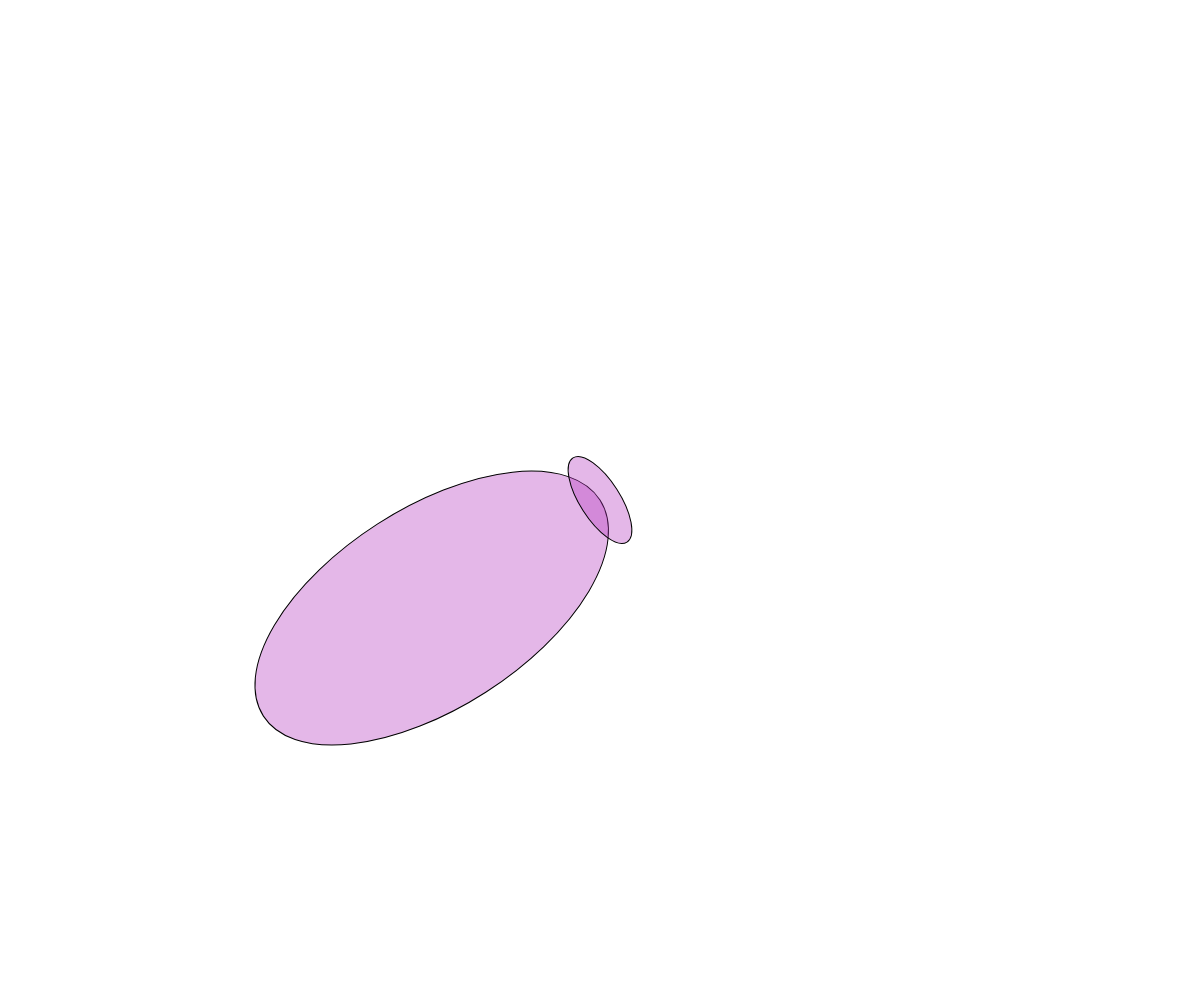
Frame 1 (no input)
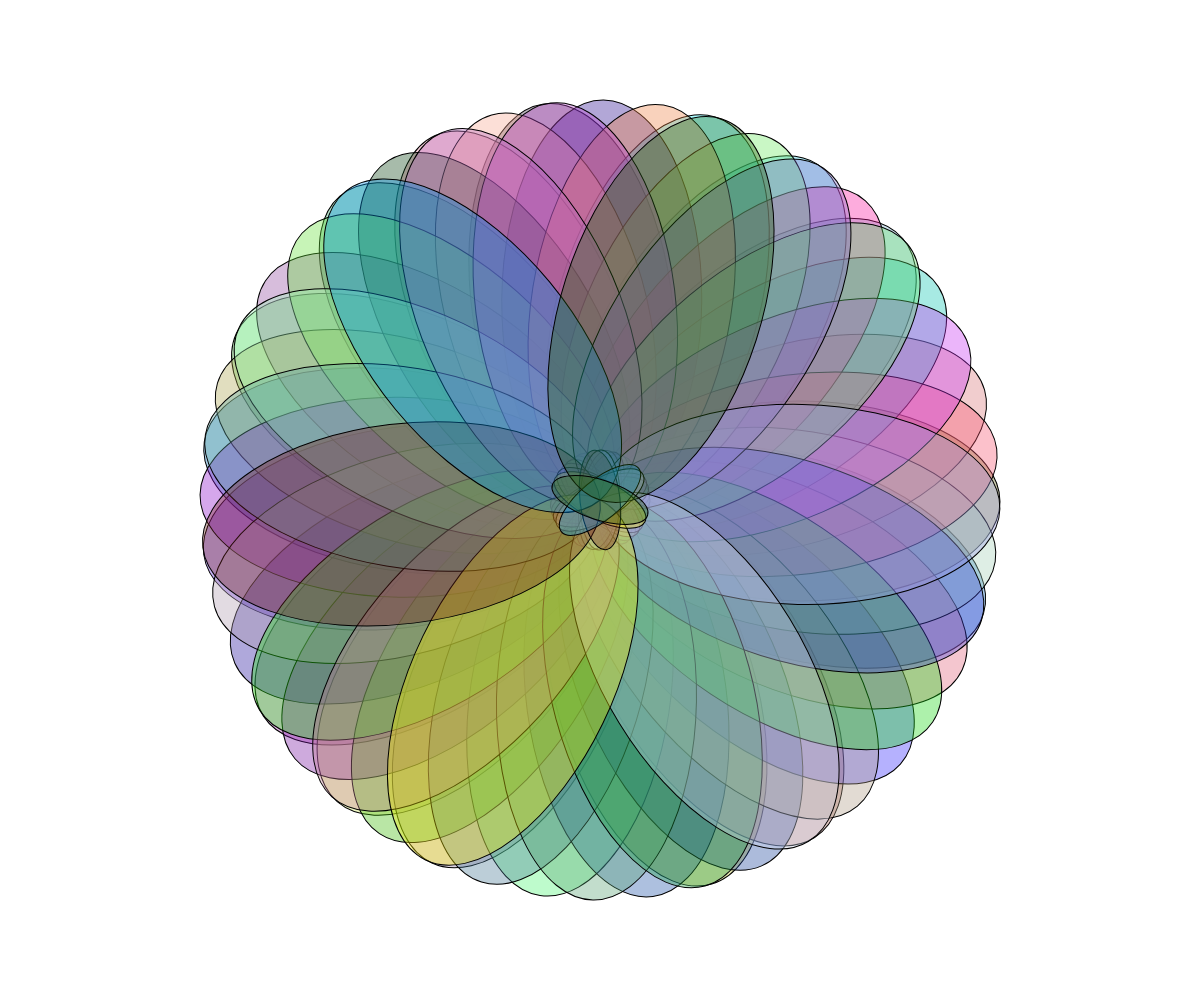
Frame 60 (no input)
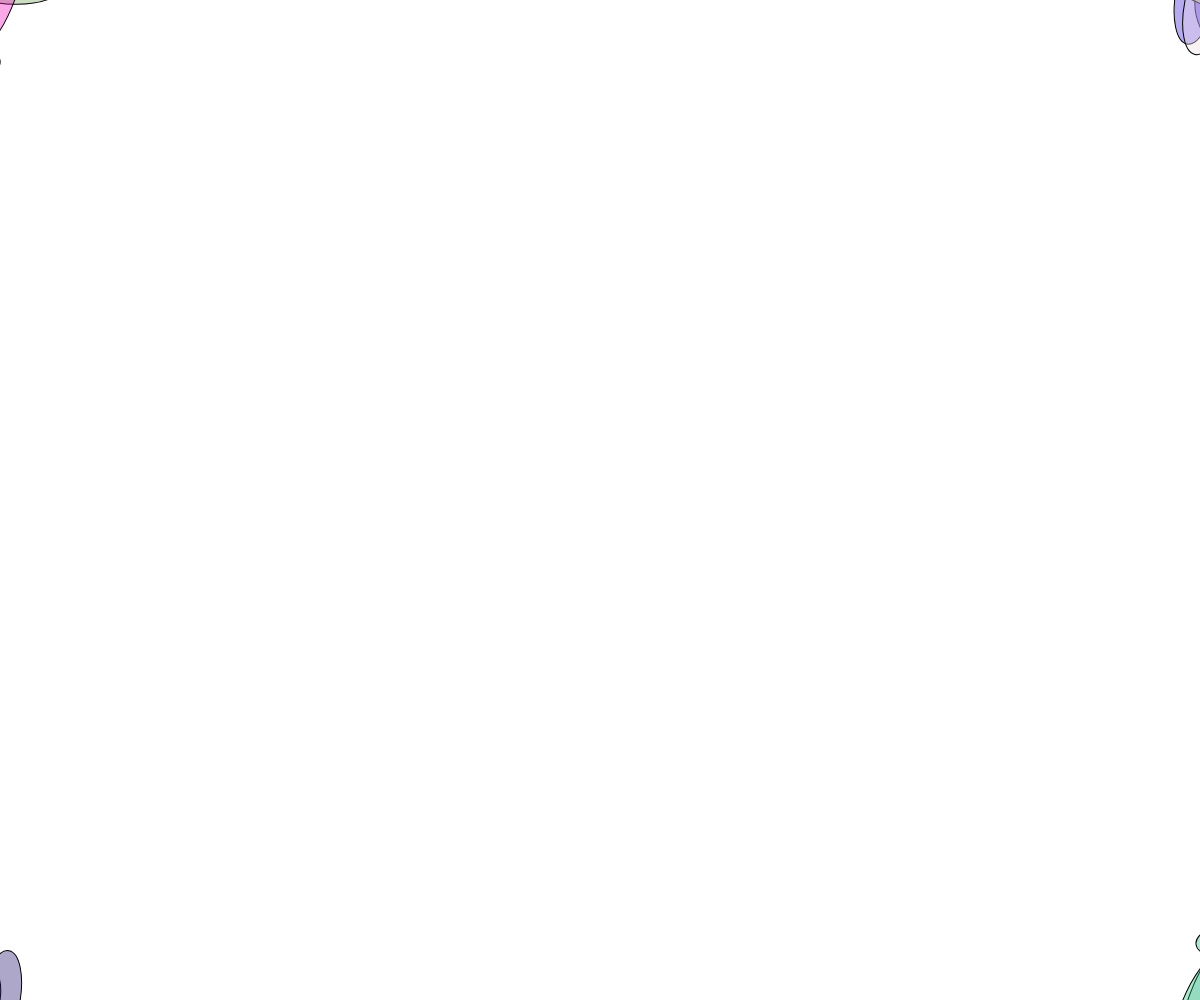
Frame 120 (the mouse pressed at the canvas centre since frame 60)

The p5.js sketch that drew these frames (run headless with seeded random() and noise() and a simulated clock; from frame 60 on, the mouse is pressed at the canvas centre):

// p5.js sketch
// ── sketch.js
//set up variables for what you want to change
var x = 0

function setup() {
  createCanvas(windowWidth,windowHeight);
  colorMode(RGB);
  // ellipseMode(CENTER);
}

function mousePressed() {
  background(255);
}

function draw() { 
  fill(0);
  x+= 1;
  translate (width/2, height/2);
  fill(random(250), random(250), random(255),90);
  rotate(x);
    ellipse(mouseX,mouseY+200,200,400);
    ellipse(mouseX,mouseY,100,40);
  
  /*function draw() { 
  fill("#e34589");
  ellipse(mouseX,mouseY+200,200,400);
  ellipse(mouseX,mouseY,100,40);*/

  
}
